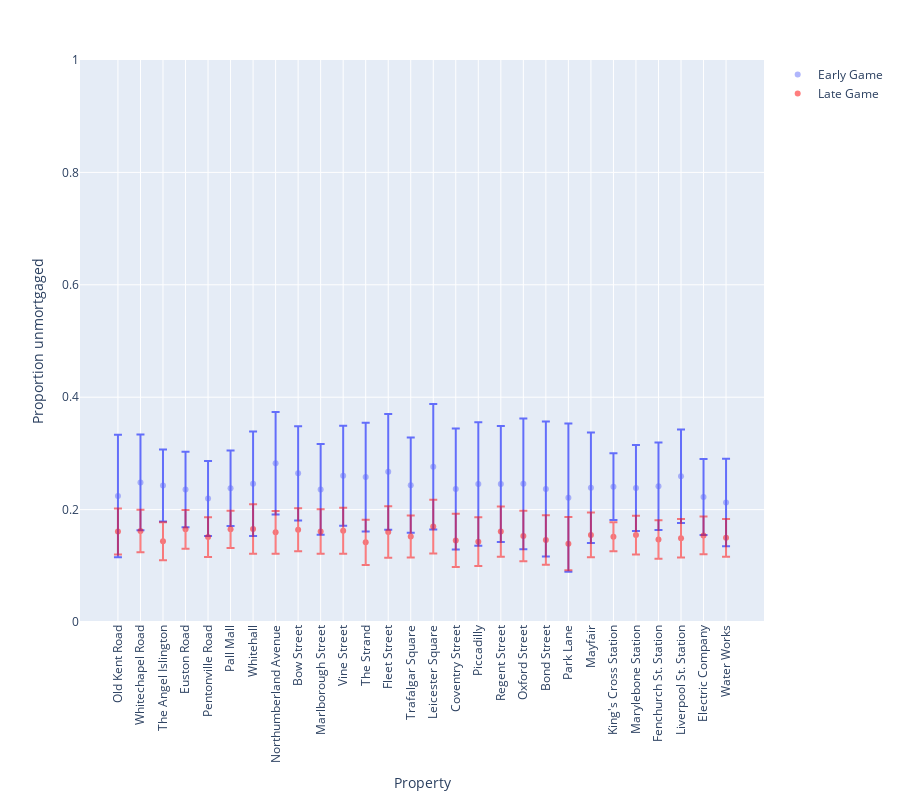

The notebook cell saved with this chart:
### Code cell
plot_action_proportions(df_unmortgage, 'Proportion unmortgaged (early game)', 
                        'Proportion unmortgaged (late game)', 'Proportion unmortgaged')

### Figure 1 — Plotly figure (JSON) as saved in the notebook; plotly's stock layout.template omitted (floating-point values rounded to 4 significant figures)
{"data": [{"error_y": {"array": [0.109, 0.08521, 0.06404, 0.06716, 0.0667, 0.06707, 0.09298, 0.09127, 0.08388, 0.08067, 0.08903, 0.09668, 0.103, 0.08488, 0.1118, 0.1077, 0.11, 0.1031, 0.1162, 0.1201, 0.1318, 0.09814, 0.05938, 0.07662, 0.07787, 0.08322, 0.0676, 0.07792]}, "hovertemplate": "Property=%{x}<br>Proportion unmortgaged (early game)=%{y}<extra></extra>", "legendgroup": "", "marker": {"color": "#636efa", "opacity": 0.5, "symbol": "circle"}, "mode": "markers", "name": "Early Game", "orientation": "v", "showlegend": true, "type": "scatter", "x": ["Old Kent Road", "Whitechapel Road", "The Angel Islington", "Euston Road", "Pentonville Road", "Pall Mall", "Whitehall", "Northumberland Avenue", "Bow Street", "Marlborough Street", "Vine Street", "The Strand", "Fleet Street", "Trafalgar Square", "Leicester Square", "Coventry Street", "Piccadilly", "Regent Street", "Oxford Street", "Bond Street", "Park Lane", "Mayfair", "King's Cross Station", "Marylebone Station", "Fenchurch St. Station", "Liverpool St. Station", "Electric Company", "Water Works"], "xaxis": "x", "y": [0.2242, 0.2483, 0.243, 0.2358, 0.2199, 0.238, 0.2458, 0.2824, 0.2646, 0.2359, 0.2604, 0.2578, 0.2672, 0.2435, 0.2763, 0.2365, 0.2456, 0.2455, 0.2458, 0.2366, 0.2212, 0.2389, 0.2409, 0.2384, 0.2417, 0.2594, 0.2223, 0.2127], "yaxis": "y"}, {"error_y": {"array": [0.04093, 0.03795, 0.0338, 0.03452, 0.03537, 0.03332, 0.04402, 0.03794, 0.0383, 0.03949, 0.04102, 0.04032, 0.04579, 0.03756, 0.04786, 0.0473, 0.04329, 0.04464, 0.04504, 0.04417, 0.04737, 0.03977, 0.0257, 0.03464, 0.03433, 0.03417, 0.03349, 0.03354]}, "hovertemplate": "Property=%{x}<br>Proportion unmortgaged (late game)=%{y}<extra></extra>", "legendgroup": "", "marker": {"color": "red", "symbol": "circle"}, "mode": "markers", "name": "Late Game", "opacity": 0.5, "orientation": "v", "showlegend": true, "type": "scatter", "x": ["Old Kent Road", "Whitechapel Road", "The Angel Islington", "Euston Road", "Pentonville Road", "Pall Mall", "Whitehall", "Northumberland Avenue", "Bow Street", "Marlborough Street", "Vine Street", "The Strand", "Fleet Street", "Trafalgar Square", "Leicester Square", "Coventry Street", "Piccadilly", "Regent Street", "Oxford Street", "Bond Street", "Park Lane", "Mayfair", "King's Cross Station", "Marylebone Station", "Fenchurch St. Station", "Liverpool St. Station", "Electric Company", "Water Works"], "xaxis": "x", "y": [0.161, 0.162, 0.1436, 0.1649, 0.1512, 0.1648, 0.1654, 0.1596, 0.164, 0.161, 0.1625, 0.1417, 0.1603, 0.1522, 0.1698, 0.1452, 0.1429, 0.1609, 0.153, 0.1459, 0.1394, 0.155, 0.1517, 0.1546, 0.1467, 0.1491, 0.1541, 0.1498], "yaxis": "y"}], "layout": {"height": 800, "legend": {"tracegroupgap": 0}, "margin": {"t": 60}, "xaxis": {"anchor": "y", "domain": [0, 1], "tickangle": -90, "title": {"text": "Property"}}, "yaxis": {"anchor": "x", "domain": [0, 1], "range": [0, 1], "title": {"text": "Proportion unmortgaged"}}}}
